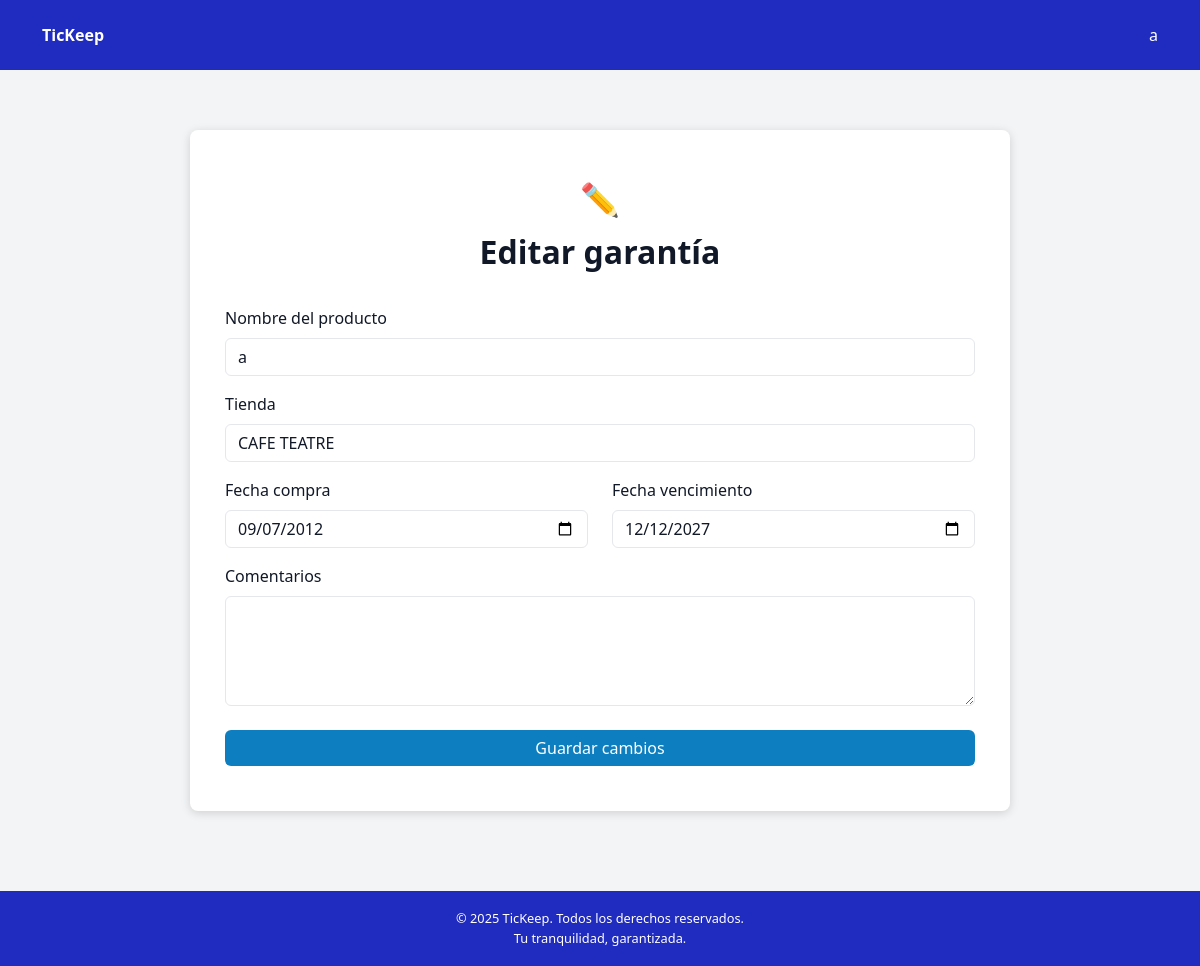
The app's page /editar_garantia.php?id=5 (signed in) with its own data.
### tables this page shows
CREATE TABLE `garantias` (
  `id_garantia` int(11) NOT NULL,
  `id_usuario` int(11) NOT NULL,
  `nombre_producto` varchar(150) NOT NULL,
  `tienda` varchar(100) DEFAULT NULL,
  `fecha_compra` date NOT NULL,
  `fecha_vencimiento` date NOT NULL,
  `archivo_ticket` varchar(255) DEFAULT NULL,
  `foto_producto` varchar(255) DEFAULT NULL,
  `comentarios` text DEFAULT NULL,
  `estado` enum('Vigente','Expira pronto','Caducada') DEFAULT 'Vigente'
);

### includes/preferencias_usuario.php (called while the page is built, shortened)
<?php
$preferencias = [
    'tema' => 'claro',
    'color_acento' => '#202bbf',
    'idioma' => 'Español',
    'formato_fecha' => 'd/m/Y',
    'animaciones_ui' => 1,
    'orden_garantias' => 'fecha_compra_desc',
    'mostrar_dias_restantes' => 1,
    'confirmar_eliminacion' => 1,
    'modo_compacto' => 0,
    'notificaciones_email' => 1,
    'notificaciones_app' => 1,
    'aviso_vencimiento' => 1,
    'dias_aviso' => 30,
    'frecuencia_recordatorio' => 'una_vez',
    'hora_recordatorio' => '09:00',
    'notificar_caducadas' => 0,
    'resumen_mensual' => 0
];
if (isset($_SESSION['id_usuario'])) {
    $stmtPref = $pdo->prepare("SELECT * FROM opciones_configuracion WHERE id_usuario = :id");
    $stmtPref->execute([':id' => $_SESSION['id_usuario']]);
    $prefsBD = $stmtPref->fetch(PDO::FETCH_ASSOC);
    if ($prefsBD) {
        foreach ($preferencias as $clave => $valorDefecto) {
            if (array_key_exists($clave, $prefsBD) && $prefsBD[$clave] !== null) {
                $preferencias[$clave] = $prefsBD[$clave];
            }
        }
    }
}

### editar_garantia.php (the view, shortened to what this page needs)
<?php
require 'config/bd.php';
require 'includes/preferencias_usuario.php';
$id_usuario = $_SESSION['id_usuario'];
$id_garantia = $_GET['id'] ?? null;
try {
    $stmt = $pdo->prepare("SELECT * FROM garantias WHERE id_garantia = :id AND id_usuario = :user");
    $stmt->execute([
        ':id' => $id_garantia,
        ':user' => $id_usuario
    ]);
    $garantia = $stmt->fetch(PDO::FETCH_ASSOC);
} catch (PDOException $e) {
    die($e->getMessage());
}
?>
<!DOCTYPE html>
<html lang="<?= $preferencias['idioma'] === 'Inglés' ? 'en' : 'es' ?>"
      data-theme="<?= htmlspecialchars($preferencias['tema']) ?>"
      data-animations="<?= (int)$preferencias['animaciones_ui'] ?>">
<head>
    <link href="https://cdn.jsdelivr.net/npm/bootstrap@5.3.3/dist/css/bootstrap.min.css" rel="stylesheet">
    <link rel="stylesheet" href="assets/css/nueva-garantia.css">
    <link rel="stylesheet" href="assets/css/preferencias.css">
</head>
<body>
<nav class="topbar d-flex align-items-center">
    <div class="container d-flex justify-content-between align-items-center">
        <a href="index.php" class="brand">TicKeep</a>
        <div class="text-white">
            <?= htmlspecialchars($_SESSION['nombre'] ?? 'Usuario') ?>
        </div>
    </div>
</nav>
<div class="container">
    <div class="main-card">
        <div class="icon-box">✏️</div>
        <h2 class="title-box">Editar garantía</h2>
        <form method="POST">
            <div class="mb-3">
                <label class="form-label">Nombre del producto</label>
                <input type="text" class="form-control" name="nombre_producto"
                    value="<?= htmlspecialchars($garantia['nombre_producto']) ?>" required>
            </div>
            <div class="mb-3">
                <label class="form-label">Tienda</label>
                <input type="text" class="form-control" name="tienda"
                    value="<?= htmlspecialchars($garantia['tienda']) ?>">
            </div>
            <div class="row">
                <div class="col-md-6 mb-3">
                    <label class="form-label">Fecha compra</label>
                    <input type="date" class="form-control" name="fecha_compra"
                        value="<?= $garantia['fecha_compra'] ?>" required>
                </div>
                <div class="col-md-6 mb-3">
                    <label class="form-label">Fecha vencimiento</label>
                    <input type="date" class="form-control" name="fecha_vencimiento"
                        value="<?= $garantia['fecha_vencimiento'] ?>" required>
                </div>
            </div>
            <div class="mb-4">
                <label class="form-label">Comentarios</label>
                <textarea class="form-control" name="comentarios" rows="4"><?= htmlspecialchars($garantia['comentarios']) ?></textarea>
            </div>
            <button type="submit" class="btn btn-save text-white w-100">
                Guardar cambios
            </button>
        </form>
    </div>
</div>
<footer>
    © 2025 TicKeep. Todos los derechos reservados.<br>
    Tu tranquilidad, garantizada.
</footer>
</body>
</html>

### assets/css/nueva-garantia.css (style rules this page uses)
body { background-color: #efefef; }
.topbar { background: #202bbf; min-height: 70px; }
.topbar .brand { color: #fff; font-weight: 700; text-decoration: none; }
.main-card { max-width: 820px; margin: 60px auto; background: #fff; border-radius: 8px; box-shadow: 0 2px 10px rgba(0, 0, 0, 0.15); padding: 45px 35px; }
.icon-box { font-size: 2rem; text-align: center; margin-bottom: 10px; }
.title-box { text-align: center; font-weight: 700; margin-bottom: 35px; }
.btn-save { background: #0d7fc0; border: none; }
footer { background: #202bbf; color: #fff; text-align: center; padding: 18px 10px; margin-top: 80px; font-size: 0.8rem; }

### assets/css/preferencias.css (style rules this page uses)
:root { --tk-bg: #f3f4f6; --tk-card: #ffffff; --tk-text: #111827; --tk-muted: #6b7280; --tk-border: #e5e7eb; }
body { background: var(--tk-bg) !important; color: var(--tk-text) !important; }
.tk-ticket-card, .main-card, .config-card, .settings-sidebar, .card, .bg-white { background: var(--tk-card) !important; color: var(--tk-text) !important; border-color: var(--tk-border) !important; }
.form-control, .form-select, textarea { background: var(--tk-card) !important; color: var(--tk-text) !important; border-color: var(--tk-border) !important; }

### records on screen
garantias: nombre_producto "a", tienda "CAFE TEATRE", fecha_compra "09/07/2012", fecha_vencimiento "12/12/2027"

### other values on screen
$_SESSION['nombre'] "a"
